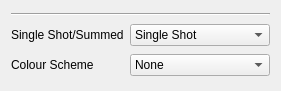
     <widget class="QWidget" name="gridLayoutWidget_4">
      <property name="geometry">
       <rect>
        <x>10</x>
        <y>620</y>
        <width>281</width>
        <height>91</height>
       </rect>
      </property>
      <layout class="QGridLayout" name="gridLayout_4">
       <item row="1" column="1" colspan="2">
        <widget class="QComboBox" name="_view">
         <item>
          <property name="text">
           <string>Single Shot</string>
          </property>
         </item>
         <item>
          <property name="text">
           <string>Cumulative</string>
          </property>
         </item>
        </widget>
       </item>
       <item row="1" column="0">
        <widget class="QLabel" name="label_7">
         <property name="text">
          <string>Single Shot/Summed</string>
         </property>
        </widget>
       </item>
       <item row="2" column="1" colspan="2">
        <widget class="QComboBox" name="_colourmap">
         <item>
          <property name="text">
           <string>None</string>
          </property>
         </item>
        </widget>
       </item>
       <item row="2" column="0">
        <widget class="QLabel" name="label_8">
         <property name="text">
          <string>Colour Scheme</string>
         </property>
        </widget>
       </item>
       <item row="0" column="0" colspan="3">
        <widget class="Line" name="line">
         <property name="orientation">
          <enum>Qt::Horizontal</enum>
         </property>
        </widget>
       </item>
      </layout>
     </widget>
